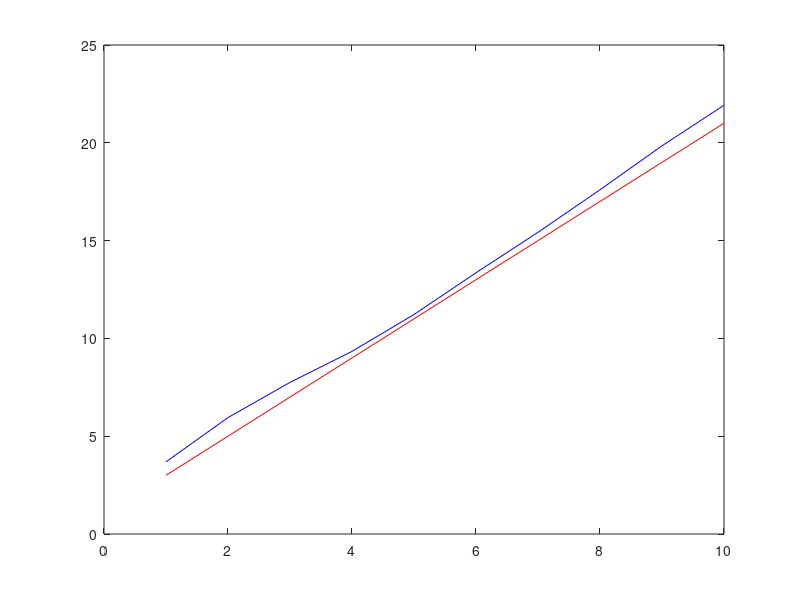

Write the MATLAB code that produced this figure.
% y = 1 + 2x
x0 = 1:10;
m = length(x0);
y0 = 2*x0 + 1 + rand(1, m);
A = [ones(m, 1) x0'];
x = (A'*A)\(A'*y0');
plot(x0, 2*x0 + 1, 'r', x0, y0, 'b');